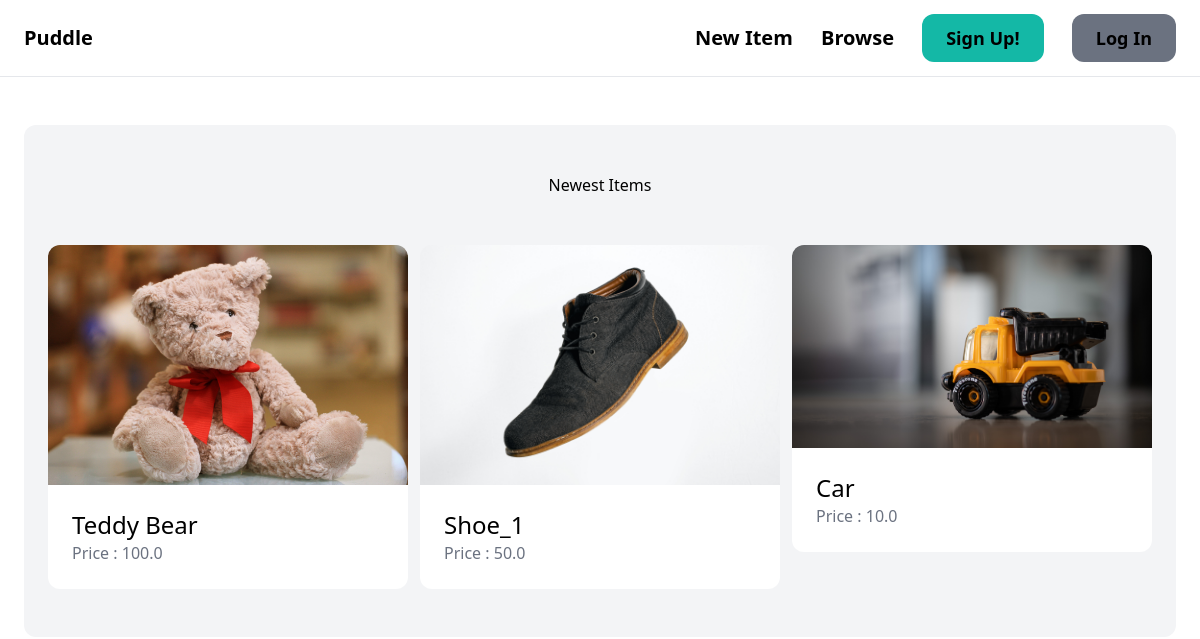
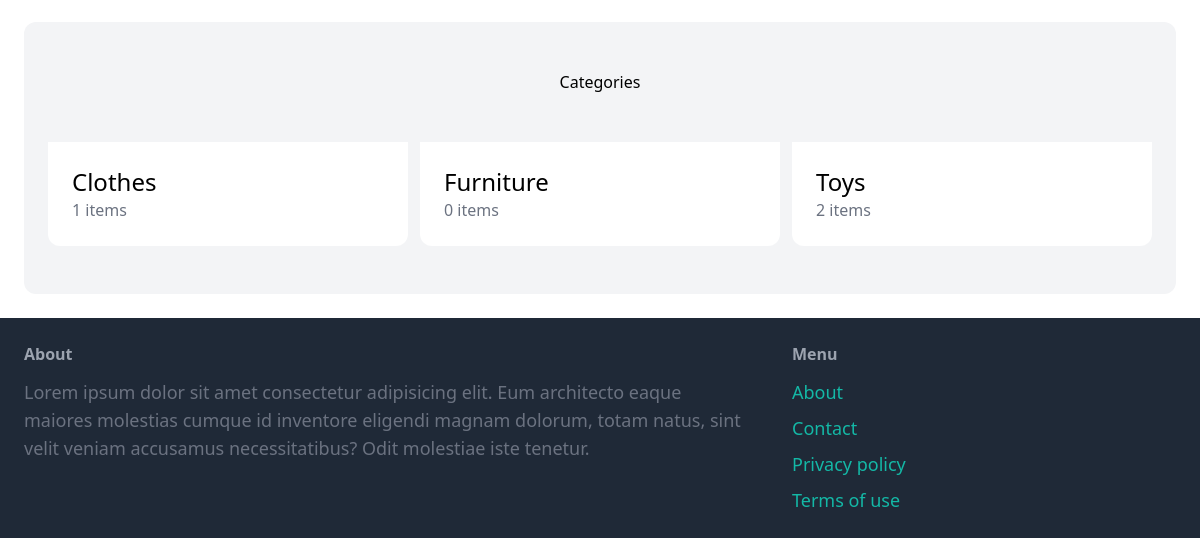
Before: / with the older database file (2 pictures, top to bottom).
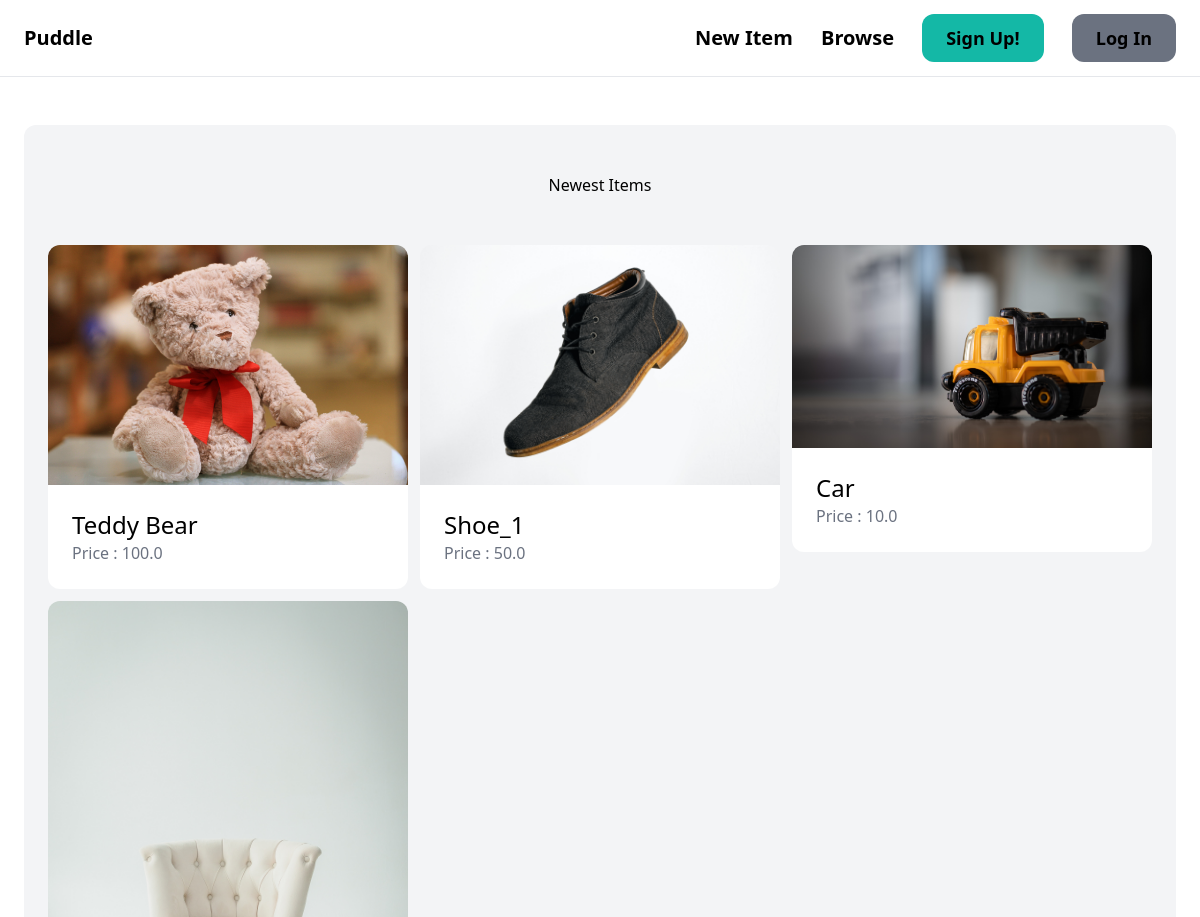
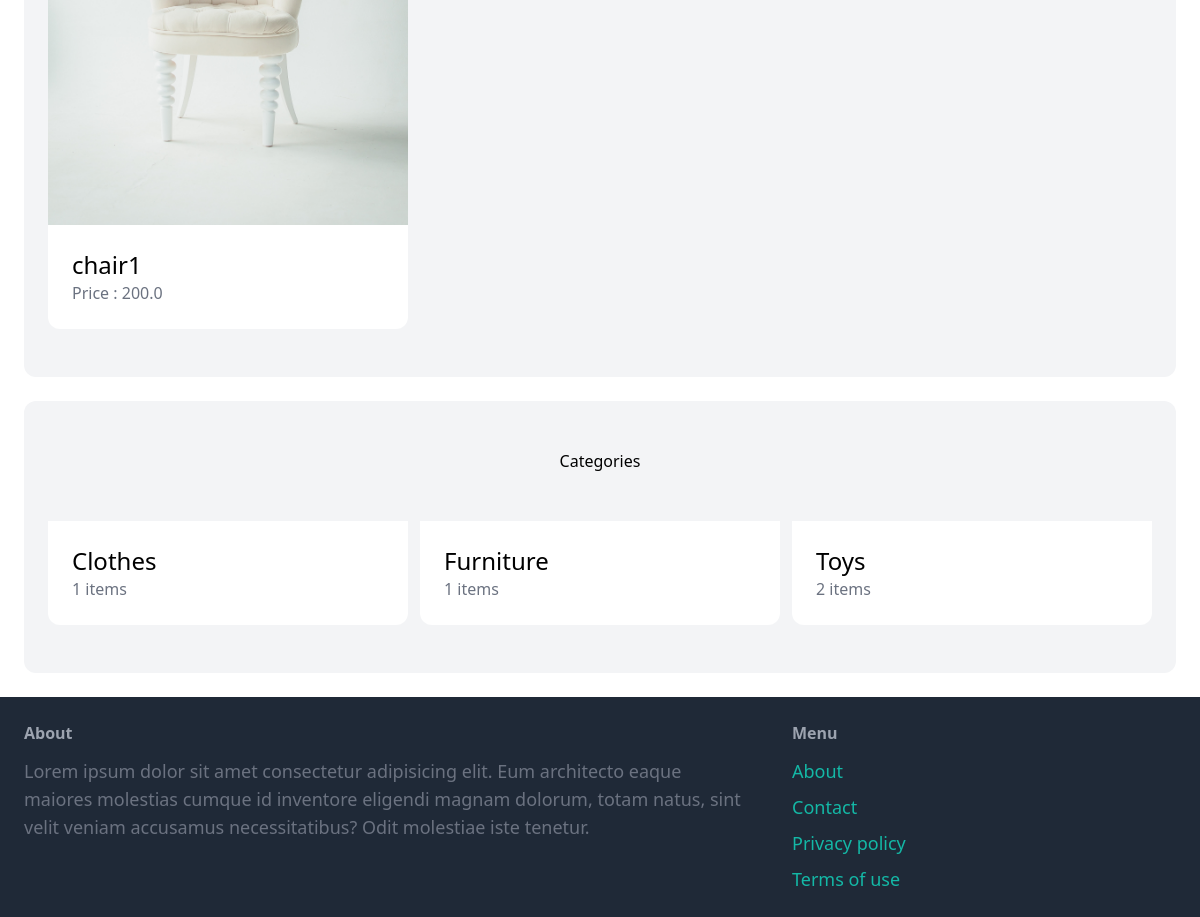
After: the same page with the newer database file (2 pictures, top to bottom).
### item/models.py (models this page shows, shortened)
class Item(models.Model):
    category = models.ForeignKey(Category, related_name='items', on_delete=models.CASCADE)
    name = models.CharField(max_length=255)
    description = models.TextField(blank=True, null=True)
    price = models.FloatField()
    image = models.ImageField(upload_to='item_images', blank=True, null=True)
    is_sold = models.BooleanField(default=False)
    created_by = models.ForeignKey(User, related_name='items', on_delete=models.CASCADE)
    created_at = models.DateTimeField(auto_now_add=True)

class Category(models.Model):
    name = models.CharField(max_length = 255)
    class Meta:
        ordering = ('name',)
        verbose_name_plural = 'Categories'

### core/views.py (the view)
# urls.py: path('', views.index, name='index'),
def index(request):
    items = Item.objects.filter(is_sold=False)[0:6]
    categories = Category.objects.all()
    return render(request, 'core/index.html', {
        'items': items,
        'categories': categories,
    })

### core/templates/core/index.html (shortened to what this page needs)
{% extends 'core/base.html' %}
{% block content %}
<div class="mt-6 px-6 py-12 bg-gray-100 rounded-xl">
    <h2 class="mb-12 text=2xl text-center">Newest Items</h2>
    <div class="grid grid-cols-3 gap-3">
        {% for item in items %}
            <div>
                <a href="{% url 'item:detail' item.id %}">
                    <div>
                        <img src="{{ item.image.url }}" class="rounded-t-xl">
                    </div>
                    <div class="p-6 bg-white rounded-b-xl">
                        <h2 class="text-2xl">{{ item.name }}</h2>
                        <p class="text-gray-500">Price : {{ item.price }}</p>
                    </div>
                </a>
            </div>
        {% endfor %}
    </div>
</div>
<div class="mt-6 px-6 py-12 bg-gray-100 rounded-xl">
    <h2 class="mb-12 text=2xl text-center">Categories</h2>
    <div class="grid grid-cols-3 gap-3">
        {% for category in categories %}
            <div>
                <a href="#">
                    <div class="p-6 bg-white rounded-b-xl">
                        <h2 class="text-2xl">{{ category.name }}</h2>
                        <p class="text-gray-500">{{ category.items.count }} items</p>
                    </div>
                </a>
            </div>
        {% endfor %}
    </div>
</div>
{% endblock %}

### core/templates/core/base.html (shortened to what this page needs)
<!DOCTYPE html>
<html>
<head>
    <script src="https://cdn.tailwindcss.com"></script>
</head>
<body>
    <nav class="px-6 py-6 flex justify-between items-center border-b border-gray-200">
        <a href="/" class="text-xl font-semibold">Puddle</a>
        <div class="space-x-6">
            <a href="{% url 'item:new' %}" class="text-xl font-semibold hover:text-gray-500">New Item</a>
            <a href="{% url 'item:items' %}" class="text-xl font-semibold hover:text-gray-500">Browse</a>
        {% if request.user.is_authenticated %}
            <a href="{% url 'conversation:inbox' %}" class="px-6 py-3 text-lg font-semibold bg-teal-500 text_white rounded-xl hover:bg-teal-700">Inbox</a>
            <a href="{% url 'dashboard:index' %}" class="px-6 py-3 text-lg font-semibold bg-gray-500 text_white rounded-xl hover:bg-gray-700">Dashboard</a>
        {% else %}
            <a href="{% url 'core:signup' %}" class="px-6 py-3 text-lg font-semibold bg-teal-500 text_white rounded-xl hover:bg-teal-700">Sign Up!</a>
            <a href="{% url 'core:login' %}" class="px-6 py-3 text-lg font-semibold bg-gray-500 text_white rounded-xl hover:bg-gray-700">Log In</a>
        {% endif %}
        </div>
    </nav>
    <div class="px-6 py-6">
        {% block content %}
        {% endblock %}
    </div>
    <footer class="py-6 px-6 flex justify-between bg-gray-800">
        <div class="w-2/3 pr-10">
            <h3 class="mb-3 font-semibold text-gray-400">About</h3>
            <p class="text-lg text-gray-500">Lorem ipsum dolor sit amet consectetur adipisicing elit. Eum architecto eaque maiores molestias cumque id inventore eligendi magnam dolorum, totam natus, sint velit veniam accusamus necessitatibus? Odit molestiae iste tenetur.</p>
        </div>
        <div class="w-1/3">
            <h3 class="mb-3 font-semibold text-gray-400">Menu</h3>
            <ul class="space-y-2">
                <li><a href="#" class="text-lg text-teal-500 hover:text-teal-700">About</a></li>
                <li><a href="{% url 'core:contact' %}" class="text-lg text-teal-500 hover:text-teal-700">Contact</a></li>
                <li><a href="#" class="text-lg text-teal-500 hover:text-teal-700">Privacy policy</a></li>
                <li><a href="#" class="text-lg text-teal-500 hover:text-teal-700">Terms of use</a></li>
            </ul>
        </div>
    </footer>
</body>
</html>

Changed rows visible on the page:
added Item: image (picture), name "chair1", price "200.0"
computed for Category "Furniture": items.count "0" → "1"
